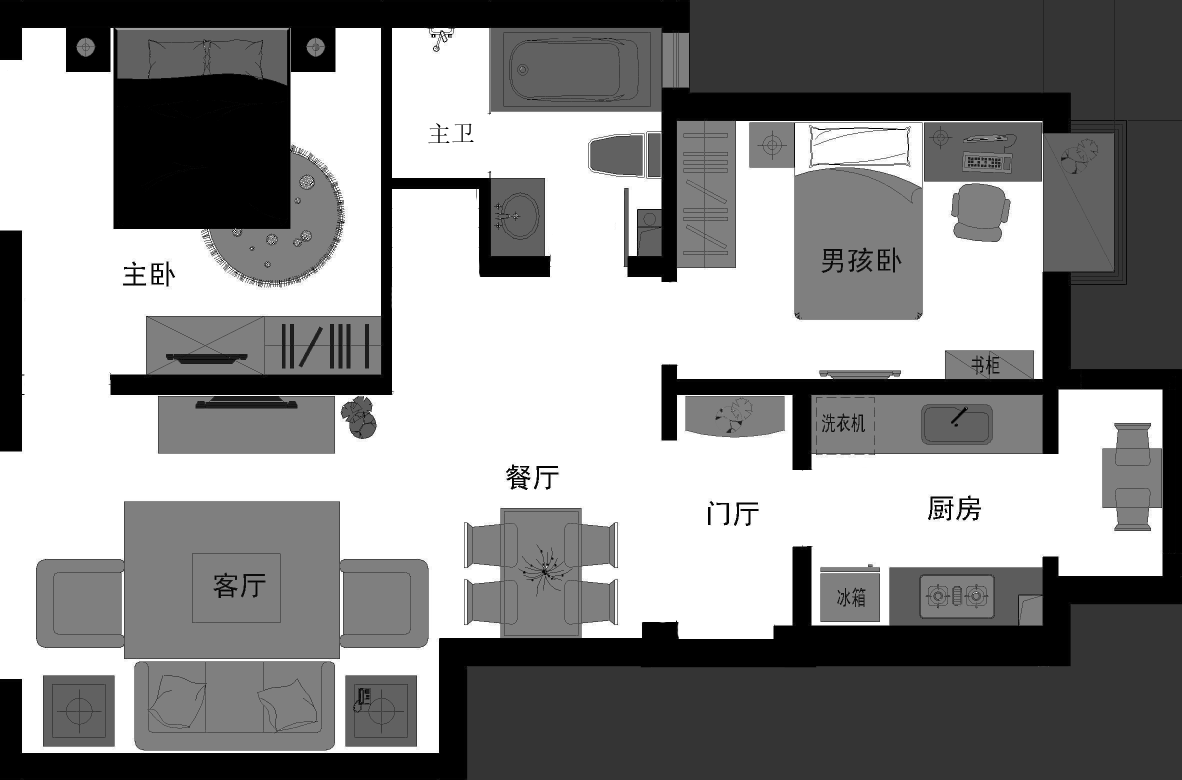
#> input picture RRTAlgorithm/MapDir/room.png, 2363 x 1560 px (shown at 1/2 size)
$ python main.py
#> lines starting #> are read from the running program, lines starting #| are printed output that depends on the picture; after the words box and inside, x2 and y2 are one past the last pixel; in counts of white or black regions, pixels touching at a corner belong together
### RRTAlgorithm/ImageWorld.py
"""
@Author: P_k_y
@Time: 2021/1/19
"""

import cv2


class ImageWorld:

    def __init__(self, map_image_file_name, width=500, height=500):
#> called with map_image_file_name = 'MapDir/room.png', width = 1200, height = 800
        try:
            img = cv2.imread(map_image_file_name)
#> img is the input picture: shape (1560, 2363, 3); min 0, max 255, mean 140.5
        except IOError:
            raise IOError("[ERROR] Can't Open File %s!" % map_image_file_name)
        img = cv2.resize(img, (width, height))
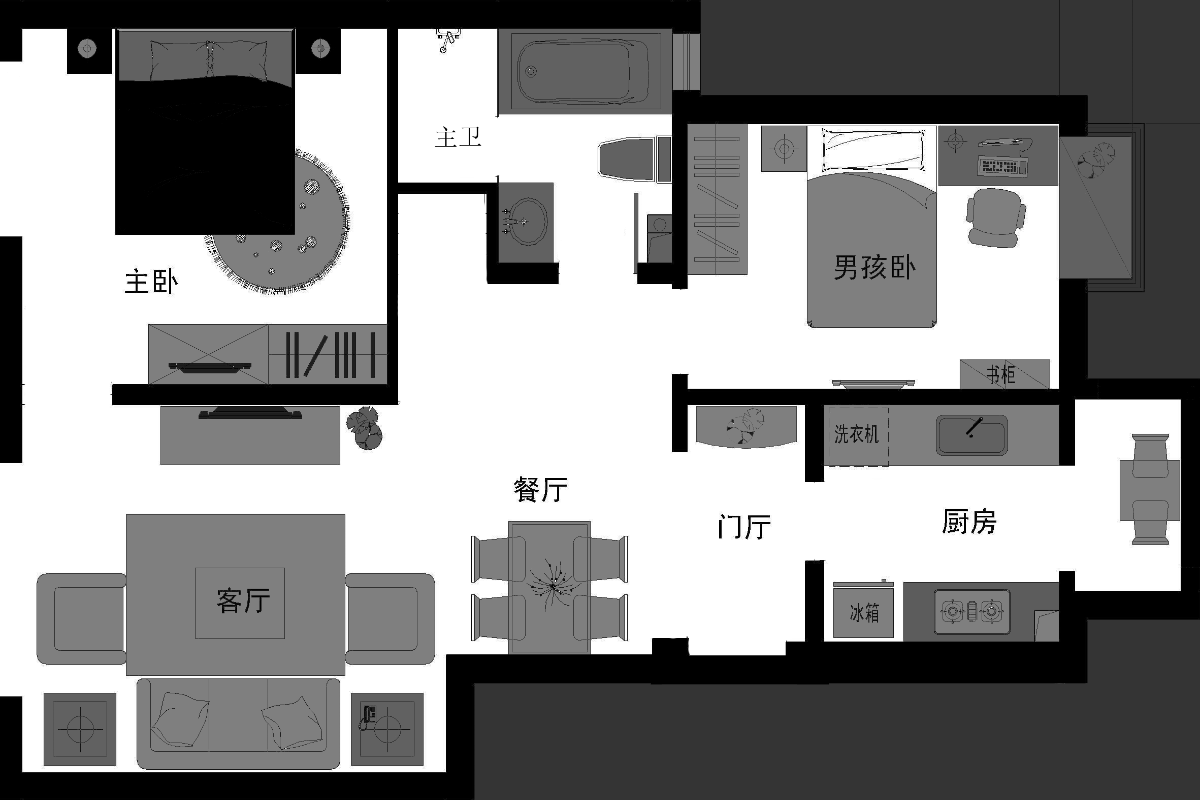
#> img: shape (800, 1200, 3); min 0, max 255, mean 140.4
        self.map_origin = img
        image_gray = cv2.cvtColor(img, cv2.COLOR_BGR2GRAY)
        _, img_binary = cv2.threshold(image_gray, 127, 255, cv2.THRESH_BINARY)
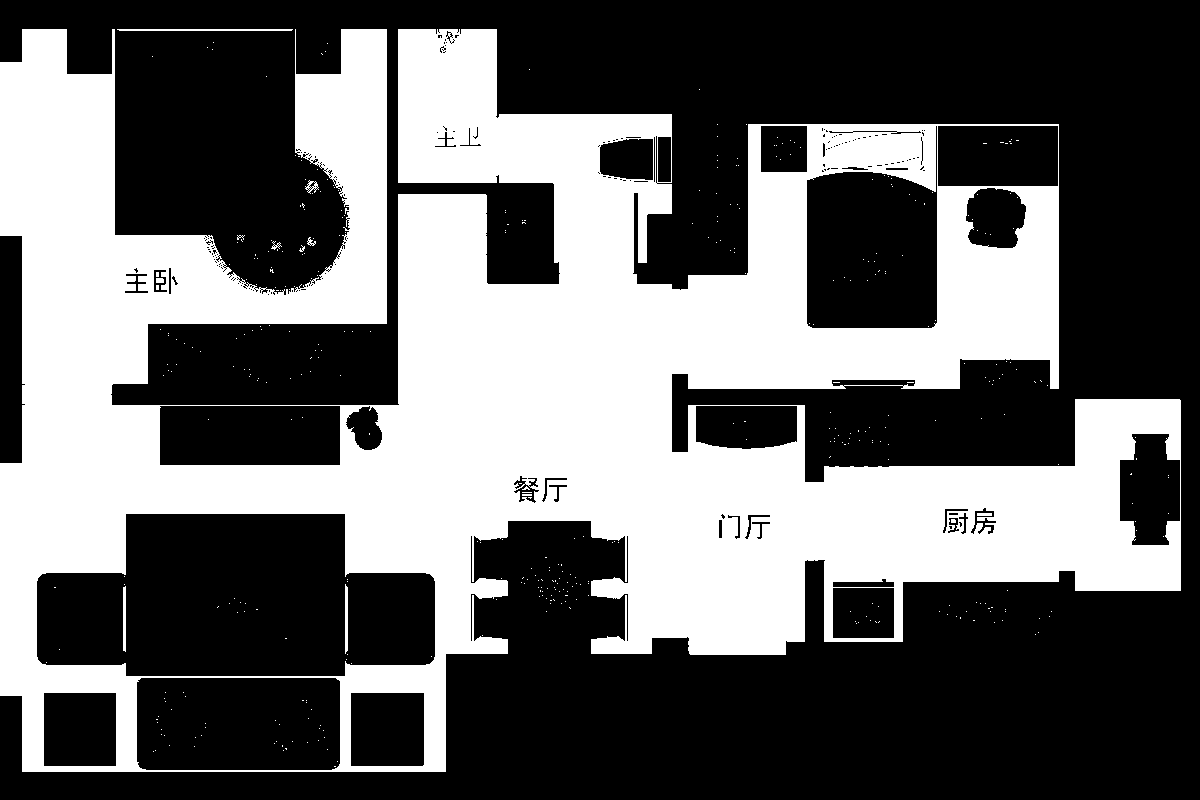
#> img_binary: shape (800, 1200); 39.9% white; 415 white regions (405 under 20 px), largest, box (x1, y1, x2, y2) and area: (0, 29, 1181, 772) 381147, (117, 29, 293, 31) 349, (345, 584, 348, 654) 200
        self.map_array = img_binary

### RRTAlgorithm/AlgorithmLib/algorithms.py
"""
@Author: P_k_y
@Time: 2021/1/19
"""
from typing import Tuple
import numpy as np
import random
import RRTAlgorithm.ToolBox as tbx
import math


def find_path_by_rrt(start_pos: Tuple[int, int], target_pos: Tuple[int, int], step_size: int, max_iterations: int,
                     map_array: np.mat, threshold: float = 20.0, epsilon: float = 0.5):
    """
    使用 RRT 算法在地图中寻找一条从起点到终点的可行路径。
    :param epsilon: 随机采样点的概率
    :param threshold: 距离阈值，当小于这个阈值时判断两个点为同一个点
    :param map_array: 二值化地图矩阵，0 代表可行路径，255 代表有障碍物
    :param step_size: 搜索步进长度
    :param max_iterations: 最大迭代次数
    :param start_pos: 起点
    :param target_pos: 终点
    :return: 完整 RRT 树 -> 树以二维列表的形式存储：[[node1_x, node1_y, parent_index], [node2_x, node2_y, parent_index], ...]
    """
#> called with start_pos = (20, 200), target_pos = (850, 350), step_size = 20, max_iterations = 20000, threshold = 20, epsilon = 0.3
    start_pos, target_pos = np.mat(start_pos), np.mat(target_pos)
    rrt_tree = np.hstack((start_pos, [[-1]]))   # tree_node 的存储形式 -> [x, y, parent_index]
    try_num = 0

    while try_num < max_iterations:

        """ 1. 采样：Sample 一个临时目标点 """
        if random.random() < epsilon:
            sample_point = np.mat(np.random.randint(0, map_array.shape[0], size=(1, 2)))  # 在地图内随机 Sample 一个点
        else:
            sample_point = target_pos

        """ 2. 扩树：在 RRT 树上添加一个叶节点 """
        straight_distances = tbx.straight_distance(rrt_tree[:, :2], sample_point)
        closest_index = np.argmin(straight_distances, 0)[0, 0]
        closest_pos = rrt_tree[closest_index, :2]

        theta = math.atan2(sample_point[0, 1] - closest_pos[0, 1], sample_point[0, 0] - closest_pos[0, 0])
        new_node_pos = closest_pos + step_size * np.mat([math.cos(theta), math.sin(theta)])
        new_node_pos = np.around(new_node_pos)

        """ 3. 判断：检查扩展节点是否合法，处于障碍物中或是已经在树节点上 """
        # 路径是否处在障碍物上
        if not tbx.check_path(closest_pos, new_node_pos, map_array):
            try_num += 1
            continue

        # 新节点是否已经存在于RRT树上
        min_distance = min(tbx.straight_distance(rrt_tree[:, :2], new_node_pos))[0, 0]
        if min_distance < threshold:
            try_num += 1
            continue

        # 通过合法判断，将新节点添加入RRT树中
        new_node = np.hstack((new_node_pos, [[closest_index]]))
        rrt_tree = np.vstack((rrt_tree, new_node))

        """ 4. 判断当前点是否已经在 target 目标点周围 """
        if tbx.straight_distance(new_node_pos, target_pos)[0, 0] < threshold:
            return True, rrt_tree
#> after the loop, try_num = 0

    return False, rrt_tree

### RRTAlgorithm/main.py
"""
@Author: P_k_y
@Time: 2021/1/19
"""
from RRTAlgorithm.ImageWorld import ImageWorld
from RRTAlgorithm.AlgorithmLib.algorithms import find_path_by_rrt
from RRTAlgorithm.Pencil import Pencil


if __name__ == '__main__':
    img_file_path = "MapDir/room.png"
    world = ImageWorld(img_file_path, width=1200, height=800)
    start_pos, target_pos = (20, 200), (850, 350)
#> (the run stopped early here; a loop or call above may not have finished)
